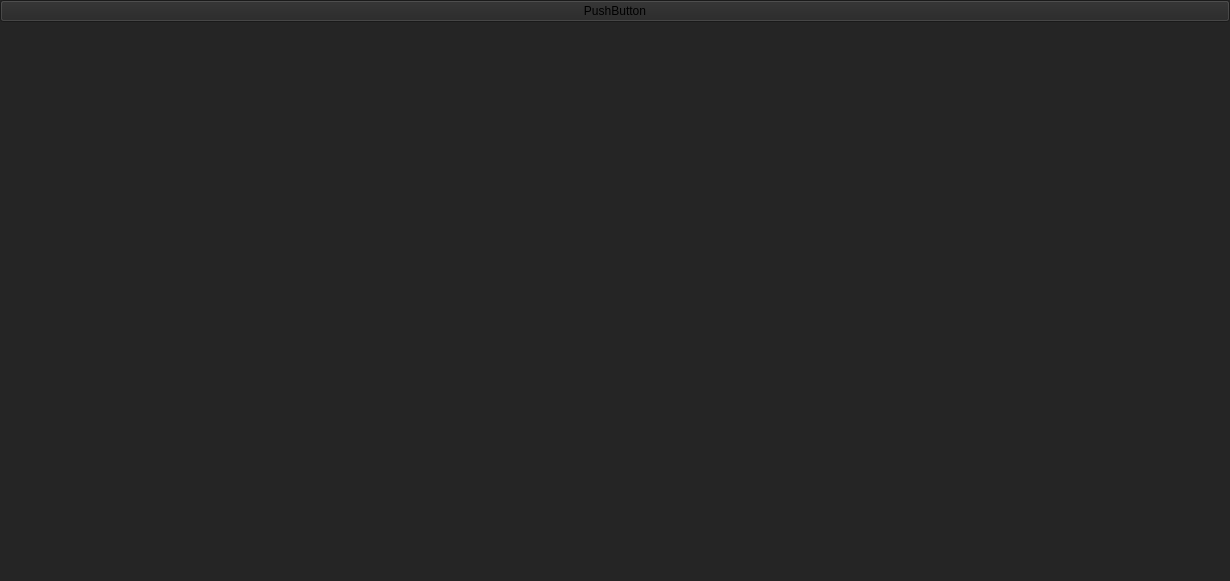
<?xml version="1.0" encoding="UTF-8"?>
<ui version="4.0">
 <class>Kabtrak</class>
 <widget class="QMainWindow" name="Kabtrak">
  <property name="geometry">
   <rect>
    <x>0</x>
    <y>0</y>
    <width>1230</width>
    <height>581</height>
   </rect>
  </property>
  <property name="font">
   <font>
    <family>Century Gothic</family>
    <pointsize>9</pointsize>
   </font>
  </property>
  <property name="windowTitle">
   <string>Kabtrak</string>
  </property>
  <property name="windowIcon">
   <iconset>
    <normaloff>../../../GitHub/kabTRAK/mtd_Icon.ico</normaloff>../../../GitHub/kabTRAK/mtd_Icon.ico</iconset>
  </property>
  <property name="styleSheet">
   <string notr="true">background-color: rgb(37, 37, 37);</string>
  </property>
  <widget class="QWidget" name="centralWidget">
   <layout class="QHBoxLayout" name="horizontalLayout">
    <property name="spacing">
     <number>0</number>
    </property>
    <property name="leftMargin">
     <number>0</number>
    </property>
    <property name="topMargin">
     <number>0</number>
    </property>
    <property name="rightMargin">
     <number>0</number>
    </property>
    <property name="bottomMargin">
     <number>0</number>
    </property>
    <item>
     <layout class="QFormLayout" name="formLayout">
      <property name="horizontalSpacing">
       <number>0</number>
      </property>
      <property name="verticalSpacing">
       <number>0</number>
      </property>
      <item row="0" column="1">
       <widget class="QPushButton" name="pushButton">
        <property name="text">
         <string>PushButton</string>
        </property>
       </widget>
      </item>
     </layout>
    </item>
   </layout>
  </widget>
 </widget>
 <layoutdefault spacing="6" margin="11"/>
 <resources/>
 <connections/>
</ui>
